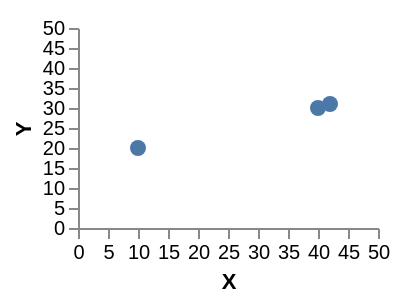

This figure's Vega-Lite source:
### Vega specification from a JSON file in a GitHub repository (floating-point values rounded to 4 significant figures)
{"width": 150, "height": 100, "padding": 5, "data": [{"name": "t", "values": [{"x": 10, "y": 20, "n": "a"}, {"x": 40, "y": 30, "n": "bb"}, {"x": 42, "y": 31, "n": "ccc"}]}], "scales": [{"name": "x", "type": "linear", "domain": [0, 50], "range": "width"}, {"name": "y", "type": "linear", "domain": [0, 50], "range": "height"}], "axes": [{"orient": "left", "scale": "y", "title": "Y"}, {"orient": "bottom", "scale": "x", "title": "X"}], "marks": [{"type": "symbol", "name": "pts", "from": {"data": "t"}, "encode": {"enter": {"x": {"scale": "x", "field": "x"}, "y": {"scale": "y", "field": "y"}}}}, {"type": "text", "from": {"data": "pts"}, "encode": {"enter": {"text": {"field": "datum.n"}}}, "transform": [{"type": "label", "size": [150, {}], "avoidBaseMark": false}]}]}
